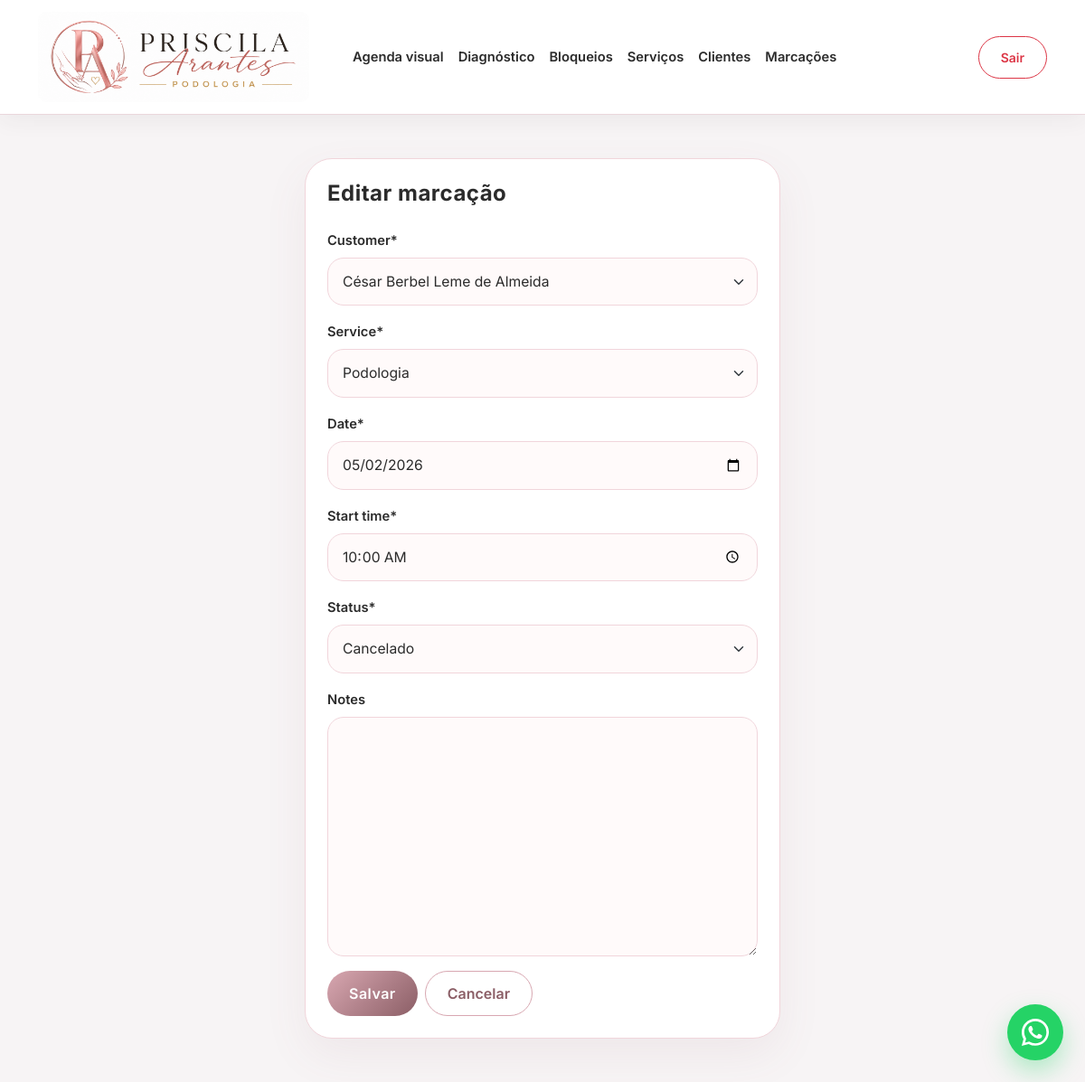
The app's page /marcacoes/30/editar/ (signed in) with its own data.
### appointments/models.py (models this page shows, shortened)
class Appointment(models.Model):
    STATUS_SCHEDULED = "scheduled"
    STATUS_CONFIRMED = "confirmed"
    STATUS_CANCELLED = "cancelled"
    STATUS_COMPLETED = "completed"
    STATUS_CHOICES = [
        (STATUS_SCHEDULED, "Agendado"),
        (STATUS_CONFIRMED, "Confirmado"),
        (STATUS_CANCELLED, "Cancelado"),
        (STATUS_COMPLETED, "Concluído"),
    ]
    reference_code = models.CharField(
        max_length=20,
        unique=True,
        blank=True,
        editable=False,
    )
    customer = models.ForeignKey(
        Customer,
        on_delete=models.PROTECT,
        related_name="appointments",
    )
    service = models.ForeignKey(
        Service,
        on_delete=models.PROTECT,
        related_name="appointments",
    )
    created_by = models.ForeignKey(
        settings.AUTH_USER_MODEL,
        on_delete=models.PROTECT,
        related_name="created_appointments",
    )
    date = models.DateField()
    start_time = models.TimeField()
    status = models.CharField(
        max_length=20,
        choices=STATUS_CHOICES,
        default=STATUS_SCHEDULED,
    )
    notes = models.TextField(blank=True)
    created_at = models.DateTimeField(auto_now_add=True)
    updated_at = models.DateTimeField(auto_now=True)
    class Meta:
        ordering = ["date", "start_time"]

### appointments/views/appointments.py (the view, shortened to what this page needs)
# urls.py: path("marcacoes/<int:pk>/editar/", AppointmentUpdateView.as_view(), name="appointment_update"),
class AppointmentUpdateView(SuperuserRequiredMixin, UpdateView):
    model = Appointment
    form_class = AppointmentForm
    template_name = "appointments/appointment_form.html"
    success_url = reverse_lazy("appointments:appointment_list")
    def dispatch(self, request, *args, **kwargs):
        appointment = self.get_object()
        if appointment.status == Appointment.STATUS_COMPLETED:
            messages.error(
                request,
                "Marcações concluídas não podem ser editadas.",
            )
            return redirect("appointments:appointment_list")
        return super().dispatch(request, *args, **kwargs)

### appointments/forms.py
class AppointmentForm(forms.ModelForm):
    class Meta:
        model = Appointment
        fields = [
            "customer",
            "service",
            "date",
            "start_time",
            "status",
            "notes",
        ]
        widgets = {
            "date": forms.DateInput(attrs={"type": "date"}),
            "start_time": forms.TimeInput(attrs={"type": "time"}),
        }

### appointments/mixins.py (called while the page is built)
    def test_func(self):
        return self.request.user.is_authenticated and self.request.user.is_superuser

### appointments/models.py (called while the page is built)
    def __str__(self):
        return self.name

    def __str__(self):
        return self.full_name

### templates/appointments/appointment_form.html (shortened to what this page needs)
{% extends "base.html" %}
{% load crispy_forms_tags %}
{% block content %}
<div class="row justify-content-center">
    <div class="col-12 col-lg-6">
        <div class="card shadow-sm border-0">
            <div class="card-body p-4">
                <h1 class="h4 mb-4">
                    {% if object %}
                        Editar marcação
                    {% else %}
                        Nova marcação
                    {% endif %}
                </h1>
                <form method="post" novalidate>
                    {{ form|crispy }}
                    <div class="d-flex gap-2 mt-3">
                        <button type="submit" class="btn btn-primary">
                            Salvar
                        </button>
                        <a href="{% url 'appointments:appointment_list' %}" class="btn btn-outline-secondary">
                            Cancelar
                        </a>
                    </div>
                </form>
            </div>
        </div>
    </div>
</div>
{% endblock %}

### static/css/public.css (style rules this page uses)
:root { --primary: #D8A7B1; --primary-dark: #8B5E66; --primary-light: #F7E6EA; --gold: #C9A96A; --text-dark: #2B2B2B; --text-muted: #6B6B6B; --bg-soft: #FFF7F9; --white: #ffffff; --shadow-soft: rgba(139, 94, 102, 0.15); }
body { font-family: 'Inter', sans-serif; color: var(--text-dark); background: #FFF7F9; }
a, button { transition: all 0.2s ease; }
h1, h2, h3, .hero-title, .section-title { font-family: 'Playfair Display', serif; letter-spacing: 0.5px; }
.btn-primary { background: linear-gradient(135deg, #D8A7B1, #8B5E66); border: none; border-radius: 999px; padding: 12px 28px; font-weight: 500; letter-spacing: 0.5px; }
.btn-outline-secondary { border-color: var(--primary); color: var(--primary-dark); }
.card form { text-align: left; }
.form-label { color: #2b2b2b; font-weight: 600; font-size: 0.92rem; margin-bottom: 8px; }
.form-control, .form-select, textarea.form-control { border: 1px solid #f1d5db; border-radius: 18px; background-color: #fffafa; color: #2b2b2b; padding: 14px 16px; font-size: 0.98rem; transition: all 0.2s ease; }
.form-control::placeholder { color: #b89ca2; }
textarea.form-control { min-height: 120px; resize: vertical; }
.card.shadow-sm.border-0 { border: 1px solid #f1d5db !important; border-radius: 30px; box-shadow: 0 18px 48px rgba(139, 94, 102, 0.08) !important; }
.card-body { border-radius: 30px; }
.card-body h1, .card-body h2 { font-family: 'Playfair Display', serif; color: #2b2b2b; font-weight: 600; }
form .btn { border-radius: 999px; padding: 12px 24px; font-weight: 600; }
.btn-outline-secondary { border-color: #d8a7b1; color: #8b5e66; }
html { scroll-behavior: smooth; }
.app-layout { min-height: 100vh; display: flex; flex-direction: column; }
.internal-layout { background: #f7f4f5; }
.internal-layout .card { border: 1px solid #ead7dc !important; border-radius: 24px; box-shadow: 0 10px 30px rgba(43, 43, 43, 0.06) !important; }
.internal-layout .card-body h1, .internal-layout .card-body h2 { font-family: 'Inter', sans-serif; font-weight: 700; }

### records on screen
Appointment: customer "César Berbel Leme de Almeida", service "Podologia", date "05/02/2026", start_time "10:00:00", status "Cancelado"
